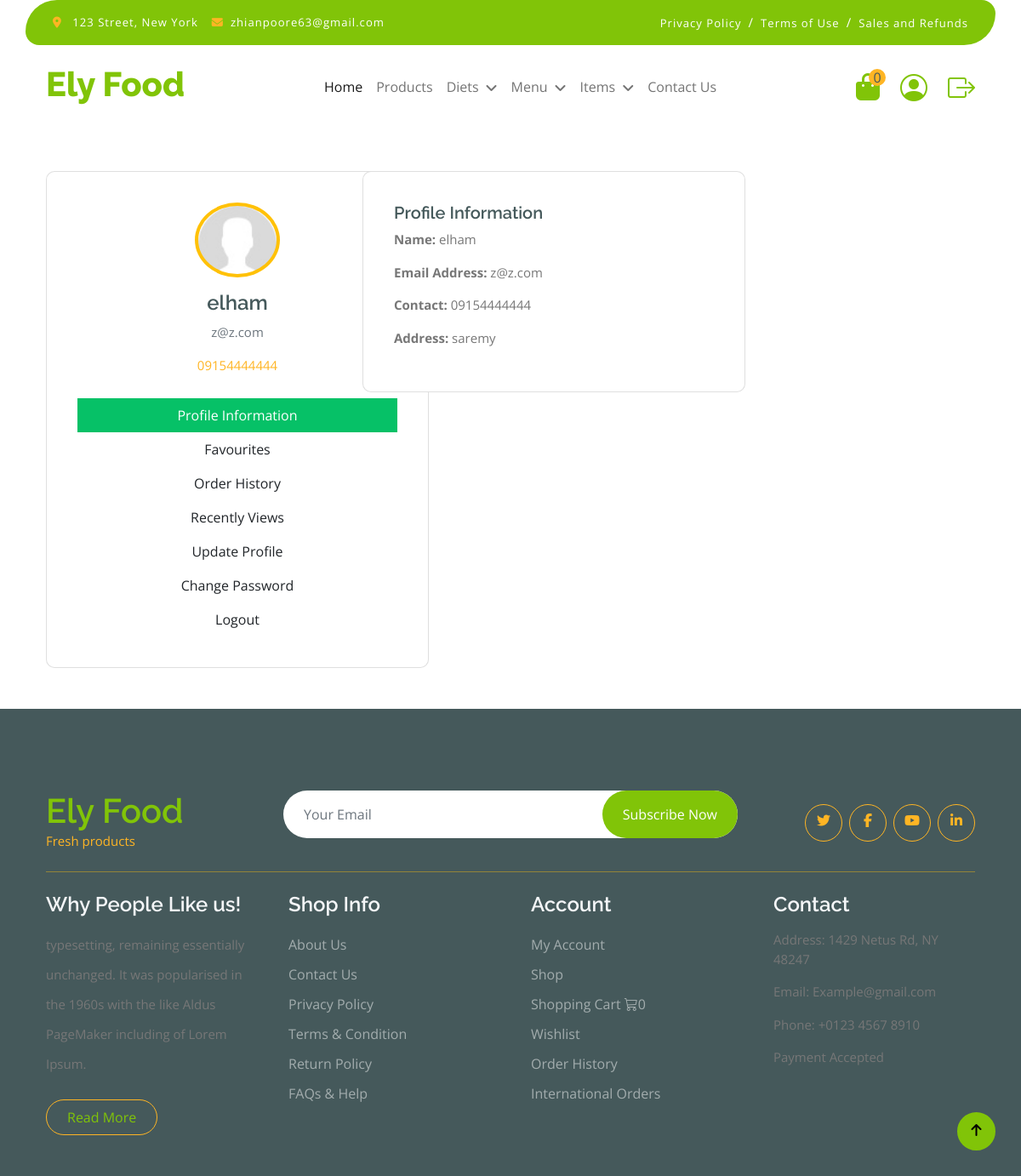
Page /accounts/profile/ (signed in) on the committed database.
### accounts/models.py (models this page shows, shortened)
class User(AbstractBaseUser, PermissionsMixin):
    phone_number = models.CharField(max_length=11, unique=True)
    email = models.EmailField(max_length=255,unique=True)
    first_name = models.CharField(max_length=255, null=True,blank=True)
    last_name = models.CharField(max_length=255, null=True,blank=True)
    address = models.TextField(null=True,blank=True)
    is_active = models.BooleanField(default=True)
    is_admin = models.BooleanField(default=False)
    objects = UserManager()
    USERNAME_FIELD = 'phone_number'
    REQUIRED_FIELDS = ['email']

### accounts/views.py (the view)
# urls.py: path('profile/',views.ProfileView.as_view(), name='profile'),
class ProfileView(View):
    def get(self,request):
        return render(request, 'accounts/profile.html')

### cart/cart.py (called while the page is built)
    def __len__(self):
        return sum(1 for item in self.cart.values())

    def __len__(self):
        return sum(1 for item in self.variant_cart.values())

### cart/context_processors.py (called while the page is built)
def cart_context_processor(request):
    return {
        'cart_len': Cart(request).__len__() + VariantCart(request).__len__()
    }

### home/context_processors.py (called while the page is built)
def main_menu_cp(request):
    return {
        'main_menu': MainMenu.objects.filter(available=True)
    }

def menu_item_cp(request):
    return {
        'menu_item': MenuItem.objects.filter(available=True)
    }

def diet_category_cp(request):
    return {
        'diet_cat': DietCategory.objects.filter(available=True)
    }

### accounts/templates/accounts/profile.html (shortened to what this page needs)
{% extends 'base.html' %}
{% load static %}
{% block css %}
    <link rel="stylesheet" href="{% static 'accounts/css/accounts.css' %}">
    <link rel="stylesheet" href="{% static 'css/bootstrap.min.css' %}">
{% endblock %}
{% block content %}
    <section class="my-5">
        <div class="container">
            <div class="main-body">
                <div class="row">
                    <div class="col-lg-4">
                        <div class="card">
                            <div class="card-body ">
                                <div class="d-flex flex-column align-items-center text-center">
                                    <img src="{% static 'image/avatar.jpg' %}" alt="Admin"
                                         class="rounded-circle p-1 bg-warning" width="100" height="110">
                                    <div class="mt-3">
                                        <h4>{{ request.user.first_name }}</h4>
                                        <p class="text-muted font-size-sm">{{ request.user.email }}</p>
                                        <p class="text-secondary mb-1">{{ request.user.phone_number }}</p>
                                    </div>
                                </div>
                                <div class="list-group list-group-flush text-center mt-4 ">
                                    <a href="#" class="list-group-item list-group-item-action border-0 active"
                                       onclick="showProfileDetails()">
                                        Profile Information
                                    </a>
                                    <a href="{% url 'accounts:favourite_user' %}"
                                       class="list-group-item list-group-item-action border-0"
                                    >Favourites</a>
                                    <a href="{% url 'accounts:order_history' %}"
                                       class="list-group-item list-group-item-action border-0"
                                    >Order History</a>
                                    <a href="{% url 'accounts:recent_view' %}"
                                       class="list-group-item list-group-item-action border-0"
                                    >Recently Views</a>
                                    <a href="{% url 'accounts:profile_update' %}"
                                       class="list-group-item list-group-item-action border-0">Update Profile</a>
                                    <a href="{% url 'accounts:change_password' %}"
                                       class="list-group-item list-group-item-action border-0">Change Password</a>
                                    <a href="{% url 'accounts:logout' %}"
                                       class="list-group-item list-group-item-action border-0">Logout</a>
                                </div>
                            </div>
                        </div>
                    </div>
                    <div class="col-lg-8">
                        <div id="profileDetails" class="card" style="display: none;">
                            <div class="card-body">
                                <div class="profile-info">
                                    <h5>Profile Information</h5>
                                    <p><strong>Name:</strong> {{ request.user.first_name }}</p>
                                    <p><strong>Email Address:</strong> {{ request.user.email }}</p>
                                    <p><strong>Contact:</strong> {{ request.user.phone_number }}</p>
                                    <p><strong>Address:</strong> {{ request.user.address }}</p>
                                </div>
                            </div>
                        </div>
                    </div>
                </div>
            </div>
        </div>
    </section>
{% endblock %}

### accounts/static/accounts/css/accounts.css (style rules this page uses)
img { max-width: 100%; height: auto; }
p { margin-bottom: 0px; font-size: 15px; color: #777; }
body { font-size: 13px; line-height: 1.8; color: #222; background: #f8f8f8; font-weight: 400; font-family: Poppins; }
.list-group-item.active { background: #ffc107; }

### static/css/style.css (style rules this page uses)
.card { position: relative; display: flex; flex-direction: column; min-width: 0; padding: 20px; width: 450px; word-wrap: break-word; background-color: #fff; background-clip: border-box; border-radius: 6px; }

### accounts/templates/accounts/profile.html (style rules this page uses)
.list-group-item.active { background: #06C167 !important; }
.bg-warning { background: #06C167 !important; }

### rows in the picture
User: user.first_name "elham", user.email "z@z.com", user.phone_number "09154444444", user.address "saremy"

### other values in the picture
{{ cart_len }} "0"
